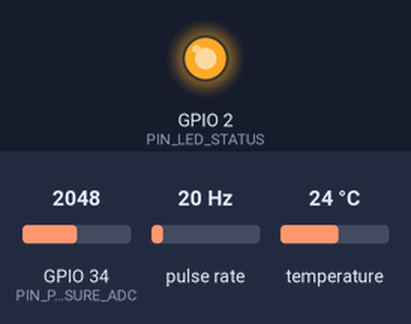
Simulated run of this sketch. Board: ESP32. Shown: output pins drawn as LEDs (lit = HIGH). Wiring (inferred from the names in the program): pulse sensor: data GPIO 23. Inputs (shaded band) come from the test bench; at power-on: temperature 24 °C, GPIO 34 (PIN_PRESSURE_ADC) = 2048, pulse rate 20 Hz. WiFi joins after 1.5 s; servers stay silent unless stated; uploads are accepted with an empty reply; not simulated (calls return 0 or success): secrets.example.h; what the sketch prints to the serial monitor is not drawn.

Above: at 3.7 s.
3.8 s: temperature set to 4 °C
At 11.04 s:
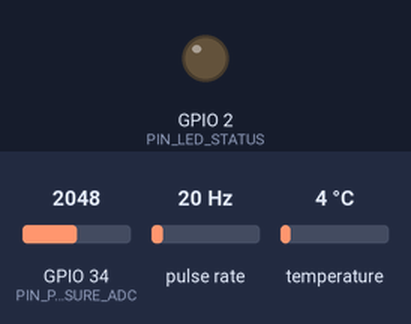
12.4 s: GPIO 34 (PIN_PRESSURE_ADC) set to 25
22.4 s: temperature set to 12 °C
Timing chart, 0 to 32.6 s (numbered marks = the images above; inputs shaded):
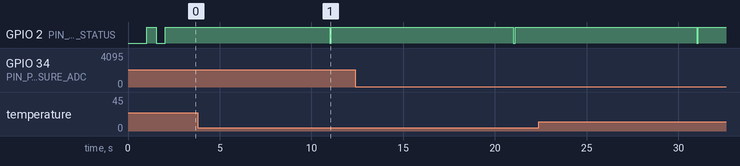

The sketch:

ecocharge_esp32.ino
```cpp
/**
 * =============================================================================
 * ECOCHARGE — FIRMWARE ESP32 POUR SUPERVISION BIODIGESTEUR
 * =============================================================================
 *
 * Microcontrôleur : ESP32 NodeMCU / WROOM-32
 * Rôle : Acquisition sécurisée multi-capteurs, validation des mesures physiques,
 *        formatage JSON conforme et transmission REST vers le serveur EcoCharge.
 *
 * Développé pour projet académique IoT & Valorisation énergétique.
 * =============================================================================
 */

#include <WiFi.h>
#include <HTTPClient.h>
#include <ArduinoJson.h>
#include <OneWire.h>
#include <DallasTemperature.h>
#include "config.h"

// Si vous avez créé votre propre secrets.h, décommentez l'inclusion :
#if __has_include("secrets.h")
  #include "secrets.h"
#else
  #include "secrets.example.h"
#endif

// -----------------------------------------------------------------------------
// INSTANCIATION DES PILOTES DE CAPTEURS
// -----------------------------------------------------------------------------
// 1. Capteur de température DS18B20 sur bus OneWire
OneWire oneWire(PIN_ONEWIRE_TEMP);
DallasTemperature tempSensor(&oneWire);

// 2. Compteur d'impulsions pour débitmètre biogaz (interruption matérielle)
volatile unsigned long gasPulseCount = 0;
void IRAM_ATTR onGasPulse() {
  gasPulseCount++;
}

// Variables d'état interne
unsigned long lastTelemetryMillis = 0;
float cumulativeGasVolumeM3 = 0.0f;
bool ds18b20Detected = false;

// -----------------------------------------------------------------------------
// PROTOTYPES DES FONCTIONS
// -----------------------------------------------------------------------------
void connectWiFi();
void checkWiFiConnection();
float readTemperature();
float readPressure();
float readGasFlow();
void sendTelemetryPayload();

// -----------------------------------------------------------------------------
// SETUP
// -----------------------------------------------------------------------------
void setup() {
  Serial.begin(115200);
  delay(1000);

  Serial.println("\n========================================================");
  Serial.println("🌱 ECOCHARGE — DÉMARRAGE DU FIRMWARE ESP32");
  Serial.printf("ID Dispositif : %s | Version : %s\n", DEVICE_ID, FIRMWARE_VERSION);
  Serial.println("========================================================");

  // Configuration des broches
  pinMode(PIN_LED_STATUS, OUTPUT);
  pinMode(PIN_PRESSURE_ADC, INPUT);
  pinMode(PIN_FLOW_SENSOR, INPUT_PULLUP);

  // Interruption pour le débitmètre de biogaz
  attachInterrupt(digitalPinToInterrupt(PIN_FLOW_SENSOR), onGasPulse, RISING);

  // Initialisation du capteur de température
  tempSensor.begin();
  int deviceCount = tempSensor.getDeviceCount();
  if (deviceCount > 0) {
    ds18b20Detected = true;
    Serial.printf("✅ DS18B20 détecté sur broche GPIO %d (%d capteur(s))\n", PIN_ONEWIRE_TEMP, deviceCount);
  } else {
    ds18b20Detected = false;
    Serial.printf("⚠️ Aucun DS18B20 physique détecté sur GPIO %d. La mesure sera transmise comme 'null'.\n", PIN_ONEWIRE_TEMP);
  }

  // Connexion Wi-Fi
  connectWiFi();

  Serial.println("🚀 Initialisation terminée. Entrée dans la boucle principale.");
}

// -----------------------------------------------------------------------------
// LOOP PRINCIPALE
// -----------------------------------------------------------------------------
void loop() {
  // Vérification et maintien de la liaison Wi-Fi
  checkWiFiConnection();

  // Envoi périodique de la télémétrie
  unsigned long currentMillis = millis();
  if (currentMillis - lastTelemetryMillis >= TELEMETRY_INTERVAL_MS) {
    lastTelemetryMillis = currentMillis;
    sendTelemetryPayload();
  }

  delay(50); // Petite temporisation de courtoisie pour le watchdog de l'ESP32
}

// -----------------------------------------------------------------------------
// GESTION DE LA CONNEXION WI-FI
// -----------------------------------------------------------------------------
void connectWiFi() {
  Serial.printf("📡 Connexion au réseau Wi-Fi : %s ...\n", WIFI_SSID);
  WiFi.mode(WIFI_STA);
  WiFi.begin(WIFI_SSID, WIFI_PASSWORD);

  int retries = 0;
  while (WiFi.status() != WL_CONNECTED && retries < WIFI_MAX_RETRY) {
    digitalWrite(PIN_LED_STATUS, !digitalRead(PIN_LED_STATUS));
    delay(500);
    Serial.print(".");
    retries++;
  }

  if (WiFi.status() == WL_CONNECTED) {
    digitalWrite(PIN_LED_STATUS, HIGH);
    Serial.println("\n✅ Wi-Fi connecté avec succès !");
    Serial.printf("   Adresse IP attribuée : %s\n", WiFi.localIP().toString().c_str());
    Serial.printf("   Force du signal (RSSI) : %d dBm\n", WiFi.RSSI());
  } else {
    digitalWrite(PIN_LED_STATUS, LOW);
    Serial.println("\n❌ Échec de connexion Wi-Fi. Nouvel essai au prochain cycle.");
  }
}

void checkWiFiConnection() {
  if (WiFi.status() != WL_CONNECTED) {
    Serial.println("⚠️ Perte de signal Wi-Fi ! Tentative de reconnexion automatique...");
    digitalWrite(PIN_LED_STATUS, LOW);
    WiFi.reconnect();
  }
}

// -----------------------------------------------------------------------------
// LECTURE & VALIDATION DES CAPTEURS
// -----------------------------------------------------------------------------

/**
 * Lecture de la sonde de température DS18B20
 * Retourne la température en °C ou -999.0f si le capteur est absent/défaillant
 */
float readTemperature() {
  if (!ds18b20Detected) {
    return -999.0f;
  }

  tempSensor.requestTemperatures();
  float tempC = tempSensor.getTempCByIndex(0);

  // Vérification de validité (erreur de déconnexion OneWire = -127°C ou 85°C non initialisé)
  if (tempC <= -100.0f || tempC == 85.0f || tempC < TEMP_MIN_PLAUSIBLE || tempC > TEMP_MAX_PLAUSIBLE) {
    Serial.printf("⚠️ Lecture DS18B20 anormale : %.2f °C\n", tempC);
    return -999.0f;
  }

  return tempC;
}

/**
 * Lecture du transducteur de pression analogique
 * Convertit la tension ADC (0-3.3V) en pression différentielle ou absolue (hPa)
 */
float readPressure() {
  int rawAdc = analogRead(PIN_PRESSURE_ADC); // Résolution 12 bits : 0 à 4095
  float voltage = (rawAdc / 4095.0f) * 3.3f;

  // Si tension proche de 0V, vérifier si capteur réellement branché
  if (voltage < 0.1f) {
    // Capteur non connecté ou non alimenté
    return -999.0f;
  }

  // Exemple de formule linéaire pour transducteur MPX5050DP (0 à 50 kPa = 0 à 500 hPa)
  // Adaptée pour diviseur de tension 5V -> 3.3V :
  float pressureHpa = (voltage / 3.3f) * 500.0f;
  return pressureHpa;
}

/**
 * Calcul du volume de biogaz cumulé à partir des impulsions du débitmètre
 */
float readGasFlow() {
  // Facteur d'impulsions par litre (dépend du modèle, ex: ~450 impulsions / L)
  const float PULSES_PER_LITER = 450.0f;

  if (gasPulseCount == 0) {
    return -999.0f; // Aucune impulsion mesurée ou capteur absent
  }

  float volumeLiters = gasPulseCount / PULSES_PER_LITER;
  cumulativeGasVolumeM3 = volumeLiters / 1000.0f; // Conversion en m³
  return cumulativeGasVolumeM3;
}

// -----------------------------------------------------------------------------
// TRANSMISSION HTTP REST VERS LE SERVEUR
// -----------------------------------------------------------------------------
void sendTelemetryPayload() {
  if (WiFi.status() != WL_CONNECTED) {
    Serial.println("❌ Impossible d'émettre : Wi-Fi déconnecté.");
    return;
  }

  Serial.println("\n--- [Acquisition & Émission Télémétrie] ---");

  // 1. Lecture des grandeurs physiques
  float tempVal = readTemperature();
  float pressVal = readPressure();
  float gasVal = readGasFlow();

  // 2. Construction de la charge utile JSON stricte
  // Les capteurs non branchés sont explicitement encodés comme 'null' (Exigence pédagogique)
  StaticJsonDocument<512> doc;
  doc["device_id"] = DEVICE_ID;
  doc["mode"] = TELEMETRY_MODE;

  JsonObject sensorsObj = doc.createNestedObject("sensors");

  if (tempVal > -900.0f) {
    sensorsObj["temperature_c"] = tempVal;
    Serial.printf("  🌡️ Température biodigesteur : %.2f °C\n", tempVal);
  } else {
    sensorsObj["temperature_c"] = nullptr;
    Serial.println("  🌡️ Température : non mesurée (null)");
  }

  if (pressVal > -900.0f) {
    sensorsObj["pressure_value"] = pressVal;
    Serial.printf("  ⏱️ Pression biogaz : %.1f hPa\n", pressVal);
  } else {
    sensorsObj["pressure_value"] = nullptr;
    Serial.println("  ⏱️ Pression : non mesurée (null)");
  }

  sensorsObj["waste_mass_kg"] = nullptr; // À brancher sur module HX711 si balance physique

  if (gasVal > -900.0f) {
    sensorsObj["biogas_volume_m3"] = gasVal;
    Serial.printf("  🔥 Volume biogaz : %.4f m³\n", gasVal);
  } else {
    sensorsObj["biogas_volume_m3"] = nullptr;
    Serial.println("  🔥 Biogaz : non mesuré (null)");
  }

  sensorsObj["electrical_energy_kwh"] = nullptr; // À brancher sur PZEM-004T

  String jsonPayload;
  serializeJson(doc, jsonPayload);

  // 3. Envoi HTTP POST
  HTTPClient http;
  http.begin(API_SERVER_URL);
  http.setTimeout(HTTP_TIMEOUT_MS);
  http.addHeader("Content-Type", "application/json");

  #ifdef API_AUTH_TOKEN
  http.addHeader("X-Device-Token", API_AUTH_TOKEN);
  #endif

  Serial.printf("📡 POST %s ...\n", API_SERVER_URL);
  int httpResponseCode = http.POST(jsonPayload);

  if (httpResponseCode > 0) {
    Serial.printf("✅ Serveur a répondu avec le code : %d\n", httpResponseCode);
    String response = http.getString();
    Serial.printf("   Réponse : %s\n", response.c_str());

    // Clignotement court de confirmation sur la LED
    digitalWrite(PIN_LED_STATUS, LOW);
    delay(100);
    digitalWrite(PIN_LED_STATUS, HIGH);
  } else {
    Serial.printf("❌ Erreur de transmission HTTP : %s (code %d)\n", http.errorToString(httpResponseCode).c_str(), httpResponseCode);
  }

  http.end();
}
```

secrets.example.h
```cpp
#ifndef ECOCHARGE_SECRETS_H
#define ECOCHARGE_SECRETS_H

// =============================================================================
// ECOCHARGE — EXEMPLE DE CONFIGURATION SECRÈTE (WIFI & SERVEUR)
// ⚠️ Renommez ce fichier en "secrets.h" et renseignez vos paramètres locaux.
// Ne validez JAMAIS vos mots de passe réels dans Git.
// =============================================================================

// Paramètres du réseau Wi-Fi local
#define WIFI_SSID "Mon_Reseau_WiFi"
#define WIFI_PASSWORD "Mon_Mot_De_Passe_Secret"

// Adresse du serveur EcoCharge Backend
// Note pour machine locale : utilisez l'IP de votre PC (ex: "192.168.1.50"), jamais "localhost" sur l'ESP32.
#define API_SERVER_URL "http://192.168.1.50:4000/api/telemetry"

// Clé ou Jeton d'authentification matériel (optionnel en réseau local sécurisé)
#define API_AUTH_TOKEN "ecocharge_esp32_device_token"

#endif // ECOCHARGE_SECRETS_H
```

config.h
```cpp
#ifndef ECOCHARGE_CONFIG_H
#define ECOCHARGE_CONFIG_H

// =============================================================================
// ECOCHARGE — CONFIGURATION DU FIRMWARE ESP32
// Projet pédagogique IoT & Valorisation énergétique
// =============================================================================

// Identification unique de la station de mesure
#define DEVICE_ID "ECOCHARGE_001"
#define FIRMWARE_VERSION "1.0.0"

// Mode de fonctionnement par défaut
// "hardware" : mesures réelles issues des capteurs physiques
#define TELEMETRY_MODE "hardware"

// -----------------------------------------------------------------------------
// ASSIGNATION DES BROCHES (PINOUT ESP32 WROOM-32)
// -----------------------------------------------------------------------------
// Capteur de Température OneWire (DS18B20 pour biodigesteur étanche)
#define PIN_ONEWIRE_TEMP 4

// Capteur de Pression analogique (Transducteur 0-5V ou 0-3.3V, ex: 0-1.2 MPa ou MPX5050DP)
#define PIN_PRESSURE_ADC 34

// Capteur de Masse / Poids (Module HX711 pour cellule de charge déchetterie)
#define PIN_HX711_DOUT 19
#define PIN_HX711_SCK  18

// Capteur de Débit Biogaz (Débitmètre à impulsion / effet Hall ou anémomètre thermique)
#define PIN_FLOW_SENSOR 23

// Capteur de Courant / Énergie électrique (Module ACS712 ou PZEM-004T / INA219 via I2C)
#define PIN_I2C_SDA 21
#define PIN_I2C_SCL 22

// LED de statut de diagnostic (LED embarquée ou externe)
#define PIN_LED_STATUS 2

// -----------------------------------------------------------------------------
// PARAMÈTRES D'ACQUISITION ET D'ENVOI
// -----------------------------------------------------------------------------
// Intervalle de lecture et transmission (en millisecondes) : 10000ms = 10s
#define TELEMETRY_INTERVAL_MS 10000

// Timeout de connexion HTTP (en millisecondes)
#define HTTP_TIMEOUT_MS 5000

// Tentatives maximales de reconnexion Wi-Fi avant temporisation
#define WIFI_MAX_RETRY 20

// -----------------------------------------------------------------------------
// CALIBRATION & LIMITES SÉCURITÉ INDICATIVES
// -----------------------------------------------------------------------------
#define TEMP_MIN_PLAUSIBLE 5.0f
#define TEMP_MAX_PLAUSIBLE 65.0f
#define PRESSURE_MAX_SAFETY_HPA 200.0f // Limite indicative avant décharge de sécurité

#endif // ECOCHARGE_CONFIG_H
```
